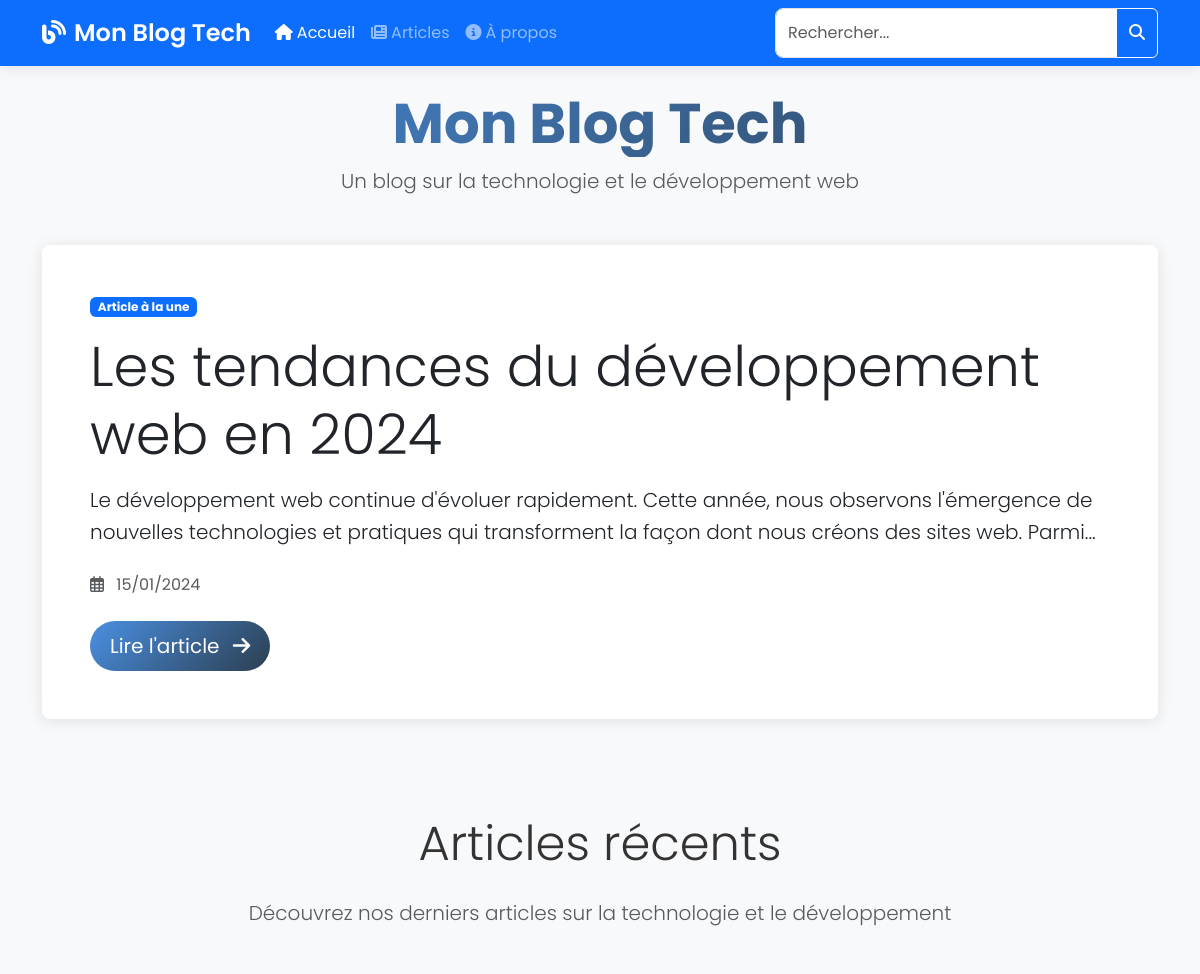
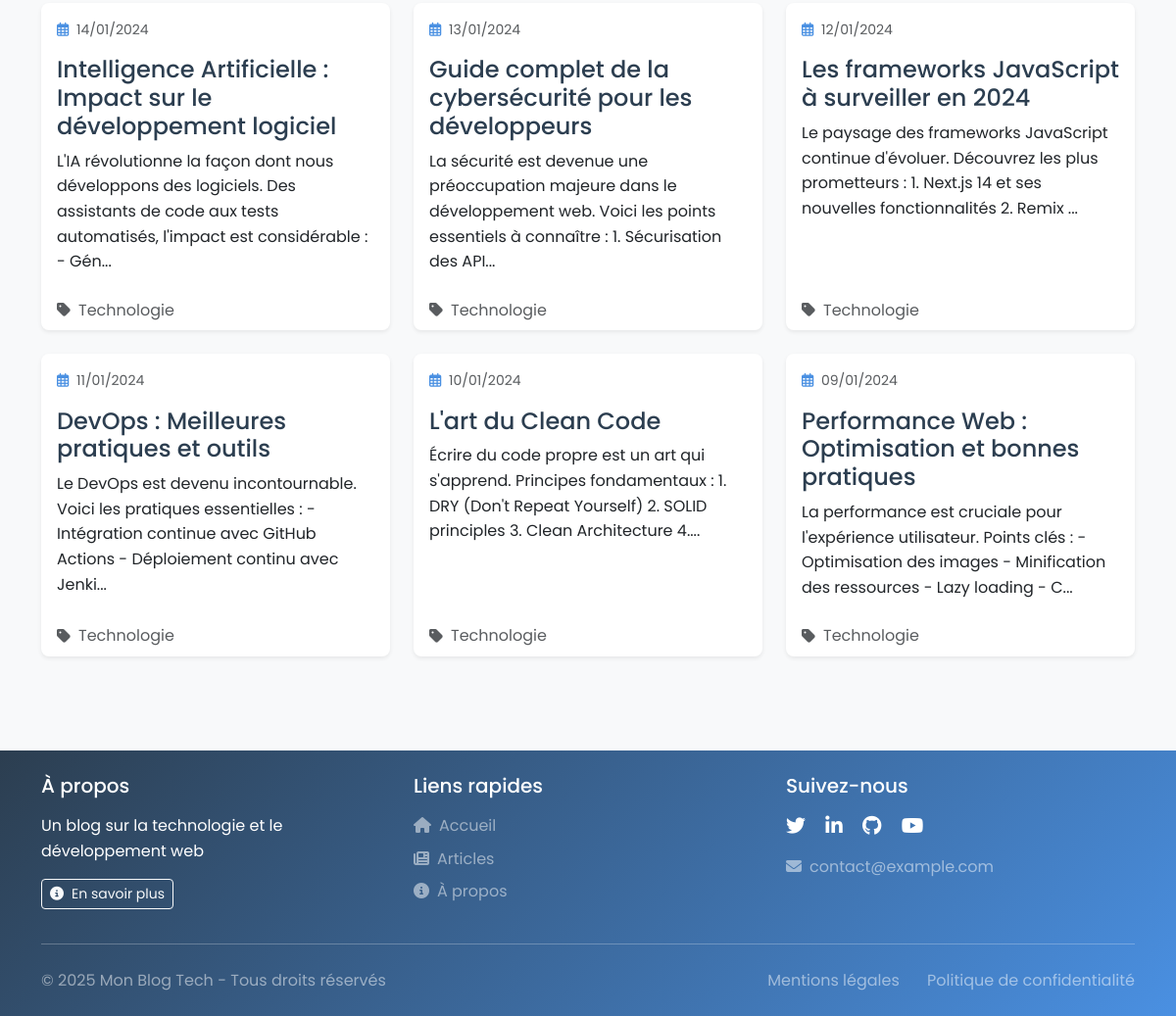
Page /jour5/index.php on the committed database (2 pictures, top to bottom).
### tables this page shows
CREATE TABLE IF NOT EXISTS articles (
    id INT AUTO_INCREMENT PRIMARY KEY,
    titre VARCHAR(255) NOT NULL,
    contenu TEXT NOT NULL,
    date_creation TIMESTAMP DEFAULT CURRENT_TIMESTAMP
);

### jour5/index.php (the view, shortened to what this page needs)
<?php
require_once('includes/db.php');
require_once('includes/header.php');
$stmt = $pdo->prepare("SELECT * FROM articles ORDER BY date_creation DESC LIMIT 1");
$stmt->execute();
$featured_article = $stmt->fetch();
$stmt = $pdo->prepare("SELECT * FROM articles WHERE id != ? ORDER BY date_creation DESC LIMIT 6");
$stmt->execute([$featured_article['id']]);
$articles = $stmt->fetchAll();
?>
<section class="hero-section mb-5">
    <div class="container">
        <div class="card hero-card border-0 overflow-hidden">
            <div class="card-body p-md-5 position-relative">
                <div class="hero-content">
                    <span class="badge bg-primary mb-3">Article à la une</span>
                    <h1 class="display-4 mb-3 hero-title">
                        <?php echo htmlspecialchars($featured_article['titre']); ?>
                    </h1>
                    <p class="lead mb-4">
                        <?php
                        $extrait = substr(strip_tags($featured_article['contenu']), 0, 200);
                        echo htmlspecialchars($extrait) . '...';
                        ?>
                    </p>
                    <div class="hero-meta mb-4">
                        <span class="text-muted">
                            <i class="far fa-calendar-alt me-2"></i>
                            <?php echo date('d/m/Y', strtotime($featured_article['date_creation'])); ?>
                        </span>
                    </div>
                    <a href="article.php?id=<?php echo $featured_article['id']; ?>"
                       class="btn btn-primary btn-lg">
                        Lire l'article <i class="fas fa-arrow-right ms-2"></i>
                    </a>
                </div>
            </div>
        </div>
    </div>
</section>
<section class="recent-articles py-5">
    <div class="container">
        <div class="section-header text-center mb-5">
            <h2 class="display-5 mb-3">Articles récents</h2>
            <p class="lead text-muted">Découvrez nos derniers articles sur la technologie et le développement</p>
        </div>
        <div class="row row-cols-1 row-cols-md-2 row-cols-lg-3 g-4">
            <?php foreach ($articles as $article): ?>
                <div class="col">
                    <article class="card h-100 article-card border-0 shadow-sm">
                        <div class="card-body">
                            <div class="article-meta mb-3">
                                <small class="text-muted">
                                    <i class="far fa-calendar-alt me-1"></i>
                                    <?php echo date('d/m/Y', strtotime($article['date_creation'])); ?>
                                </small>
                            </div>
                            <h3 class="card-title h4">
                                <a href="article.php?id=<?php echo $article['id']; ?>" class="stretched-link">
                                    <?php echo htmlspecialchars($article['titre']); ?>
                                </a>
                            </h3>
                            <p class="card-text">
                                <?php
                                $extrait = substr(strip_tags($article['contenu']), 0, 150);
                                echo htmlspecialchars($extrait) . '...';
                                ?>
                            </p>
                        </div>
                        <div class="card-footer bg-transparent border-0 mt-auto">
                            <div class="d-flex align-items-center text-muted">
                                <i class="fas fa-tag me-2"></i>
                                <span>Technologie</span>
                            </div>
                        </div>
                    </article>
                </div>
            <?php endforeach; ?>
        </div>
    </div>
</section>
<?php require_once('includes/footer.php'); ?>

### jour5/includes/header.php (shortened to what this page needs)
<!DOCTYPE html>
<html lang="fr">
<head>
    <link href="https://cdn.jsdelivr.net/npm/bootstrap@5.3.0/dist/css/bootstrap.min.css" rel="stylesheet">
    <link rel="stylesheet" href="https://cdnjs.cloudflare.com/ajax/libs/font-awesome/6.4.0/css/all.min.css">
    <link rel="stylesheet" href="<?php echo dirname($_SERVER['PHP_SELF']) === '/' ? '' : dirname($_SERVER['PHP_SELF']); ?>/css/style.css">
</head>
<body>
    <nav class="navbar navbar-expand-lg navbar-dark bg-primary mb-4">
        <div class="container">
            <a class="navbar-brand" href="<?php echo dirname($_SERVER['PHP_SELF']) === '/' ? '' : dirname($_SERVER['PHP_SELF']); ?>/index.php">
                <i class="fas fa-blog me-2"></i><?php echo SITE_TITLE; ?>
            </a>
            <div class="collapse navbar-collapse" id="navbarNav">
                <ul class="navbar-nav me-auto">
                    <li class="nav-item">
                        <a class="nav-link <?php echo basename($_SERVER['PHP_SELF']) === 'index.php' ? 'active' : ''; ?>"
                           href="<?php echo dirname($_SERVER['PHP_SELF']) === '/' ? '' : dirname($_SERVER['PHP_SELF']); ?>/index.php">
                            <i class="fas fa-home me-1"></i>Accueil
                        </a>
                    </li>
                    <li class="nav-item">
                        <a class="nav-link <?php echo basename($_SERVER['PHP_SELF']) === 'articles.php' ? 'active' : ''; ?>"
                           href="<?php echo dirname($_SERVER['PHP_SELF']) === '/' ? '' : dirname($_SERVER['PHP_SELF']); ?>/articles.php">
                            <i class="fas fa-newspaper me-1"></i>Articles
                        </a>
                    </li>
                    <li class="nav-item">
                        <a class="nav-link <?php echo basename($_SERVER['PHP_SELF']) === 'about.php' ? 'active' : ''; ?>"
                           href="<?php echo dirname($_SERVER['PHP_SELF']) === '/' ? '' : dirname($_SERVER['PHP_SELF']); ?>/about.php">
                            <i class="fas fa-info-circle me-1"></i>À propos
                        </a>
                    </li>
                </ul>
                <form class="d-flex" action="<?php echo dirname($_SERVER['PHP_SELF']) === '/' ? '' : dirname($_SERVER['PHP_SELF']); ?>/articles.php" method="GET">
                    <div class="input-group">
                        <input class="form-control" type="search" name="recherche"
                               placeholder="Rechercher..." aria-label="Search"
                               value="<?php echo isset($_GET['recherche']) ? htmlspecialchars($_GET['recherche']) : ''; ?>">
                        <button class="btn btn-outline-light" type="submit">
                            <i class="fas fa-search"></i>
                        </button>
                    </div>
                </form>
            </div>
        </div>
    </nav>
    <?php if (basename($_SERVER['PHP_SELF']) === 'index.php'): ?>
    <div class="container">
        <header class="text-center mb-5">
            <h1 class="display-4 header-title"><?php echo SITE_TITLE; ?></h1>
            <p class="lead text-muted"><?php echo SITE_DESCRIPTION; ?></p>
        </header>
    </div>
    <?php endif; ?>

### jour5/includes/footer.php (shortened to what this page needs)
    <footer class="bg-dark text-white py-4 mt-5">
        <div class="container">
            <div class="row">
                <div class="col-md-4 mb-3 mb-md-0">
                    <h5 class="mb-3">À propos</h5>
                    <p class="mb-0"><?php echo SITE_DESCRIPTION; ?></p>
                    <div class="mt-3">
                        <a href="../about.php" class="btn btn-outline-light btn-sm">
                            <i class="fas fa-info-circle me-2"></i>En savoir plus
                        </a>
                    </div>
                </div>
                <div class="col-md-4 mb-3 mb-md-0">
                    <h5 class="mb-3">Liens rapides</h5>
                    <ul class="list-unstyled">
                        <li class="mb-2">
                            <a href="../index.php" class="text-white-50 text-decoration-none hover-link">
                                <i class="fas fa-home me-2"></i>Accueil
                            </a>
                        </li>
                        <li class="mb-2">
                            <a href="../articles.php" class="text-white-50 text-decoration-none hover-link">
                                <i class="fas fa-newspaper me-2"></i>Articles
                            </a>
                        </li>
                        <li class="mb-2">
                            <a href="../about.php" class="text-white-50 text-decoration-none hover-link">
                                <i class="fas fa-info-circle me-2"></i>À propos
                            </a>
                        </li>
                    </ul>
                </div>
                <div class="col-md-4">
                    <h5 class="mb-3">Suivez-nous</h5>
                    <div class="social-links">
                        <a href="https://twitter.com/" target="_blank" class="text-white me-3 social-hover">
                            <i class="fab fa-twitter fa-lg"></i>
                        </a>
                        <a href="https://linkedin.com/" target="_blank" class="text-white me-3 social-hover">
                            <i class="fab fa-linkedin-in fa-lg"></i>
                        </a>
                        <a href="https://github.com/" target="_blank" class="text-white me-3 social-hover">
                            <i class="fab fa-github fa-lg"></i>
                        </a>
                        <a href="https://youtube.com/" target="_blank" class="text-white social-hover">
                            <i class="fab fa-youtube fa-lg"></i>
                        </a>
                    </div>
                    <div class="mt-3">
                        <a href="mailto:contact@example.com" class="text-white-50 text-decoration-none hover-link">
                            <i class="fas fa-envelope me-2"></i>contact@example.com
                        </a>
                    </div>
                </div>
            </div>
            <hr class="my-4 bg-light opacity-25">
            <div class="row align-items-center">
                <div class="col-md-6 text-center text-md-start mb-3 mb-md-0">
                    <p class="mb-0 text-white-50">
                        &copy; <?php echo date('Y'); ?> <?php echo SITE_TITLE; ?> - Tous droits réservés
                    </p>
                </div>
                <div class="col-md-6 text-center text-md-end">
                    <ul class="list-inline mb-0">
                        <li class="list-inline-item">
                            <a href="../mentions-legales.php" class="text-white-50 text-decoration-none hover-link">
                                Mentions légales
                            </a>
                        </li>
                        <li class="list-inline-item ms-3">
                            <a href="../confidentialite.php" class="text-white-50 text-decoration-none hover-link">
                                Politique de confidentialité
                            </a>
                        </li>
                    </ul>
                </div>
            </div>
        </div>
    </footer>
</body>
</html>

### jour5/css/style.css (style rules this page uses)
:root { --primary-color: #4a90e2; --secondary-color: #2c3e50; --accent-color: #e74c3c; --text-color: #333; --light-gray: #f8f9fa; --border-radius: 8px; --box-shadow: 0 2px 15px rgba(0, 0, 0, 0.1); }
body { font-family: 'Poppins', sans-serif; line-height: 1.6; color: var(--text-color); background-color: var(--light-gray); }
.navbar { box-shadow: var(--box-shadow); }
.navbar-brand { font-weight: 600; font-size: 1.5rem; }
.header-title { background: linear-gradient(135deg, var(--primary-color), var(--secondary-color)); -webkit-background-clip: text; -webkit-text-fill-color: transparent; font-weight: 700; }
.card { border: none; border-radius: var(--border-radius); box-shadow: var(--box-shadow); transition: transform 0.3s ease; }
.card-title a { color: var(--secondary-color); text-decoration: none; transition: color 0.3s ease; }
.btn-primary { background: linear-gradient(135deg, var(--primary-color), var(--secondary-color)); border: none; padding: 10px 20px; border-radius: 25px; transition: transform 0.3s ease; }
.form-control { border-radius: var(--border-radius); border: 1px solid #e1e1e1; padding: 12px; }
footer { background: linear-gradient(135deg, var(--secondary-color), var(--primary-color)); }
.card, .comment-card { animation: fadeIn 0.5s ease-out; }
.social-links a { transition: opacity 0.3s ease; }
.article-card { transition: all 0.3s ease; }
.article-meta { display: flex; align-items: center; gap: 1rem; }
.article-meta i { color: var(--primary-color); }

### jour5/includes/footer.php (style rules this page uses)
.hover-link { transition: all 0.3s ease; }
.social-hover { transition: all 0.3s ease; display: inline-block; }

### rows in the picture
articles: titre "Les tendances du développement web en 2024", contenu "Le développement web continue d'évoluer rapidement. Cette année, nous observons l'émergence de nouvelles technologies et pratiques qui transforment la façon dont nous créons des sites web. Parmi", date_creation "15/01/2024"
articles: date_creation "14/01/2024", titre "Intelligence Artificielle : Impact sur le développement logiciel", contenu "L'IA révolutionne la façon dont nous développons des logiciels. Des assistants de code aux tests automatisés, l'impact est considérable : - Gén"
articles: date_creation "13/01/2024", titre "Guide complet de la cybersécurité pour les développeurs", contenu "La sécurité est devenue une préoccupation majeure dans le développement web. Voici les points essentiels à connaître : 1. Sécurisation des API"
articles: date_creation "12/01/2024", titre "Les frameworks JavaScript à surveiller en 2024", contenu "Le paysage des frameworks JavaScript continue d'évoluer. Découvrez les plus prometteurs : 1. Next.js 14 et ses nouvelles fonctionnalités 2. Remix"
articles: date_creation "11/01/2024", titre "DevOps : Meilleures pratiques et outils", contenu "Le DevOps est devenu incontournable. Voici les pratiques essentielles : - Intégration continue avec GitHub Actions - Déploiement continu avec Jenki"
articles: date_creation "10/01/2024", titre "L'art du Clean Code", contenu "Écrire du code propre est un art qui s'apprend. Principes fondamentaux : 1. DRY (Don't Repeat Yourself) 2. SOLID principles 3. Clean Architecture 4."
articles: date_creation "09/01/2024", titre "Performance Web : Optimisation et bonnes pratiques", contenu "La performance est cruciale pour l'expérience utilisateur. Points clés : - Optimisation des images - Minification des ressources - Lazy loading - C"

### other values in the picture
SITE_TITLE "Mon Blog Tech"
SITE_DESCRIPTION "Un blog sur la technologie et le développement web"
